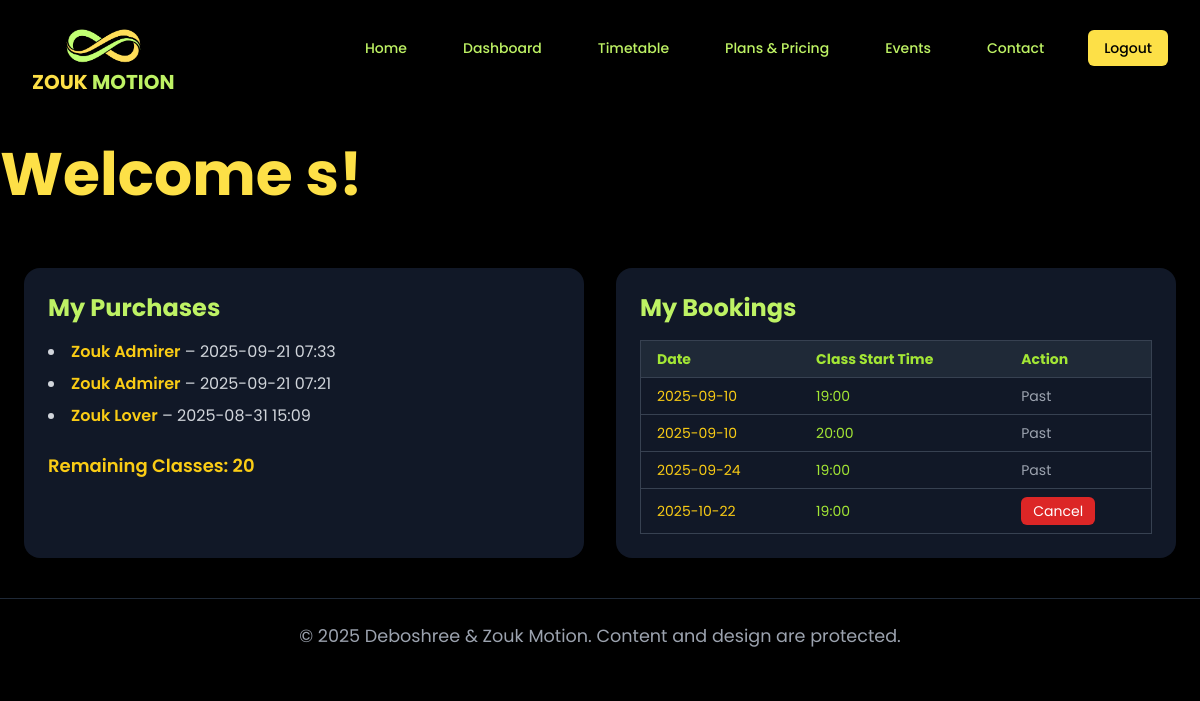
/dashboard (signed in), run on an earlier commit of the app's database.
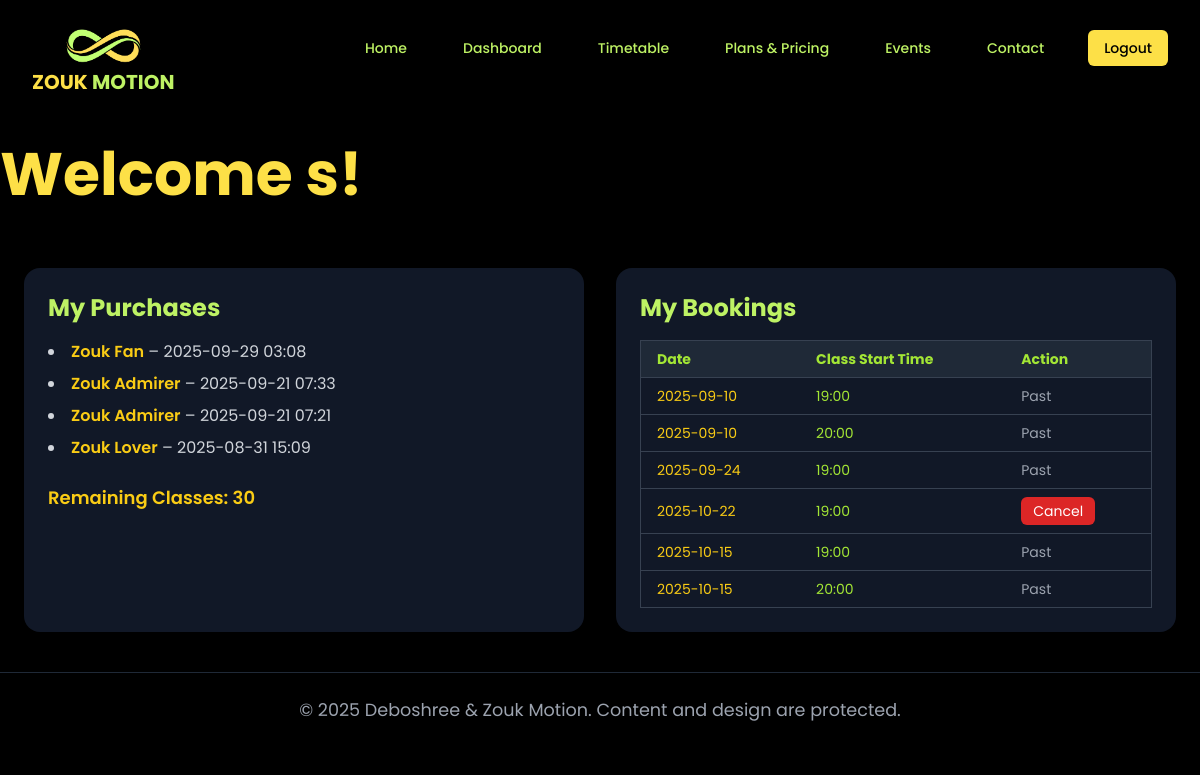
And on a later commit of the database.
### app.py (models this page shows)
class Purchase(db.Model):
    id = db.Column(db.Integer, primary_key=True)
    user_id = db.Column(db.Integer, db.ForeignKey('user.id'), nullable=False)
    plan_name = db.Column(db.String(100), nullable=False)
    timestamp = db.Column(db.DateTime, default=datetime.utcnow)
    user = db.relationship('User', backref=db.backref('purchases', lazy=True))

class User(db.Model):
    id = db.Column(db.Integer, primary_key=True)
    name = db.Column(db.String(150))
    email = db.Column(db.String(150), unique=True, nullable=False)
    password = db.Column(db.String(200), nullable=False)
    remaining_classes = db.Column(db.Integer, default=0)

class Booking(db.Model):
    id = db.Column(db.Integer, primary_key=True)
    user_id = db.Column(db.Integer, db.ForeignKey('user.id'), nullable=False)
    date = db.Column(db.String(20), nullable=False)
    time = db.Column(db.String(10), nullable=False)
    user = db.relationship('User', backref=db.backref('bookings', lazy=True))

### app.py (the view)
@app.route('/dashboard')
def dashboard():
    if 'username' not in session:
        flash('Please log in first.')
        return redirect(url_for('login'))
    admin_email = "debo_da_zouker"
    is_admin = (session.get('username') == admin_email)
    bookings = []
    user = User.query.get(session["user_id"])
    for b in user.bookings:
        class_datetime = datetime.strptime(f"{b.date} {b.time}", "%Y-%m-%d %H:%M")
        bookings.append({
            "date": b.date,
            "time": b.time,
            "class_datetime": class_datetime
        })
    now = datetime.now()
    if is_admin:
        users = User.query.order_by(User.id).all()
        return render_template('dashboard.html', username=session['username'], users=users, is_admin=True)
    else:
        user = User.query.get(session['user_id'])
        purchases = Purchase.query.filter_by(user_id=session['user_id']).order_by(Purchase.timestamp.desc()).all()
        return render_template('dashboard.html', username=session['username'], purchases=purchases, is_admin=False, user = user, bookings=bookings, now=now)

### templates/dashboard.html (shortened to what this page needs)
<!DOCTYPE html>
<html lang="en">
<head>
    <script src="https://cdn.tailwindcss.com"></script>
    <link href="https://unpkg.com/aos@2.3.1/dist/aos.css" rel="stylesheet">
</head>
<body class="text-gray-800">
    <nav class="bg-black shadow-lg sticky top-0 z-50">
        <div class="max-w-7xl mx-auto px-4 sm:px-6 lg:px-8">
            <div class="flex justify-between h-26">
                <div class="flex items-center">
                    <div class="flex flex-col items-center mt-6">
                        <img class="h-12 w-auto" src="{{ url_for('static', filename='logo.png') }}" alt="Zouk Motion Logo">
                        <span class="-mt-1 text-xl font-bold text-center">
                            <span class="text-yellow-300">ZOUK</span>
                            <span class="text-lime-300">MOTION</span>
                        </span>
                    </div>
                </div>
                <div class="hidden md:flex items-center space-x-8">
                    <a href="{{ url_for('home') }}" class="nav-link px-3 py-2 text-sm font-medium text-lime-300 hover:text-yellow-300">Home</a>
                    <a href="{{ url_for('dashboard') }}" class="nav-link px-3 py-2 text-sm font-medium text-lime-300 hover:text-yellow-300">Dashboard</a>
                    <a href="{{ url_for('timetable') }}" class="nav-link px-3 py-2 text-sm font-medium text-lime-300 hover:text-yellow-300">Timetable</a>
                    <a href="{{ url_for('pricing') }}" class="nav-link px-3 py-2 text-sm font-medium text-lime-300 hover:text-yellow-300">Plans & Pricing</a>
                    <a href="{{ url_for('home') }}#upcoming-events" class="nav-link px-3 py-2 text-sm font-medium text-lime-300 hover:text-yellow-300">Events</a>
                    <a href="{{ url_for('home') }}#footer" class="nav-link px-3 py-2 text-sm font-medium text-lime-300 hover:text-yellow-300">Contact</a>
                    <a href="{{ url_for('logout') }}" class="px-4 py-2 text-sm font-medium text-black bg-yellow-300 rounded-md hover:bg-lime-300 transition duration-300">Logout</a>
                </div>
            </div>
        </div>
    </nav>
    <br><br>
    <h1 class="text-yellow-300 md:text-6xl font-bold mb-6">Welcome {{ username }}!</h1>
    {% if is_admin %}
        <h2 class="text-2xl font-semibold mb-4">All Users and Their Purchases</h2>
        <table class="w-full border border-gray-700 text-sm text-left mb-10">
            <thead class="bg-gray-800 text-lime-400">
                <tr>
                    <th class="px-4 py-2">User</th>
                    <th class="px-4 py-2">Email</th>
                    <th class="px-4 py-2">Delete Current Package</th>
                    <th class="px-4 py-2">Class Credits</th>
                </tr>
            </thead>
            <tbody>
                {% for user in users %}
                <tr class="border-t border-gray-700">
                    <td class="px-4 py-2">
                        <form action="{{ url_for('delete_user', user_id=user.id) }}" method="POST" onsubmit="return confirm('Are you sure you want to delete this user and all their purchases?');">
                            <button type="submit" class="bg-red-600 hover:bg-red-700 text-white px-3 py-1 rounded-md">Delete {{ user.name }}</button>
                        </form>
                    </td>
                    <td class="px-4 py-2">{{ user.email }}</td>
                    <td class="px-4 py-2">
                        {% if user.purchases %}
                            <ul class="list-none">
                                {% for p in user.purchases %}
                                    <li class="mb-1">
                                        <form action="{{ url_for('delete_purchase', purchase_id=p.id) }}" method="POST" style="display:inline;" onsubmit="return confirm('Delete this purchase?');">
                                            <button type="submit" class="bg-red-500 hover:bg-red-600 text-white px-2 py-1 rounded-md">{{ p.plan_name }}</button>
                                        </form> - {{ p.timestamp.strftime('%Y-%m-%d') }}
                                    </li>
                                {% endfor %}
                            </ul>
                        {% else %}
                            No purchases
                        {% endif %}
                    </td>
                    <td class="px-4 py-2">
                        <span>{{ user.remaining_classes }}</span>
                        <form action="{{ url_for('add_class_credit', user_id=user.id) }}" method="POST" style="display:inline;" onsubmit="return confirm('Add one class credit to {{ user.name }}?');">
                            <button type="submit" class="bg-green-600 hover:bg-green-700 text-white px-2 py-1 rounded-md ml-2">+1</button>
                        </form>
                        <form action="{{ url_for('remove_class_credit', user_id=user.id) }}" method="POST" style="display:inline;" onsubmit="return confirm('Remove one class credit from {{ user.name }}?');">
                            <button type="submit" class="bg-red-600 hover:bg-red-700 text-white px-2 py-1 rounded-md ml-2">-1</button>
                        </form>
                    </td>
                </tr>
                {% endfor %}
            </tbody>
        </table>
    {% else %}
        <div class="grid grid-cols-1 md:grid-cols-2 gap-8 px-6 py-10">
            <div class="bg-gray-900 p-6 rounded-2xl shadow-lg">
                <h2 class="text-2xl font-bold text-lime-300 mb-4">My Purchases</h2>
                {% if purchases %}
                    <ul class="list-disc list-inside space-y-2 text-gray-300">
                        {% for purchase in purchases %}
                        <li>
                            <span class="font-semibold text-yellow-400">{{ purchase.plan_name }}</span> – {{ purchase.timestamp.strftime('%Y-%m-%d %H:%M') }}
                        </li>
                        {% endfor %}
                    </ul>
                {% else %}
                    <p class="text-yellow-400">You have no purchases yet.</p>
                {% endif %}
                <h3 class="mt-6 text-lg font-semibold text-yellow-400">Remaining Classes: {{ user.remaining_classes }}</h3>
            </div>
<div class="bg-gray-900 p-6 rounded-2xl shadow-lg">
    <h2 class="text-2xl font-bold text-lime-300 mb-4">My Bookings</h2>
    {% if bookings %}
    <div class="overflow-x-auto">
        <table class="w-full border border-gray-700 text-sm text-left">
            <thead class="bg-gray-800 text-lime-400">
                <tr>
                    <th class="px-4 py-2">Date</th>
                    <th class="px-4 py-2">Class Start Time</th>
                    <th class="px-4 py-2">Action</th>
                </tr>
            </thead>
            <tbody>
                {% for b in bookings %}
                <tr class="border-t border-gray-700">
                    <td class="px-4 py-2 text-yellow-400">{{ b.date }}</td>
                    <td class="px-4 py-2 text-lime-400">{{ b.time }}</td>
                    <td class="px-4 py-2">
                        {% if b.class_datetime > now %}
                        <form method="POST" action="{{ url_for('cancel_class') }}">
                            <button type="submit" class="bg-red-600 hover:bg-red-700 text-white px-3 py-1 rounded-md text-sm">Cancel</button>
                        </form>
                        {% else %}
                        <span class="text-gray-400">Past</span>
                        {% endif %}
                    </td>
                </tr>
                {% endfor %}
            </tbody>
        </table>
    </div>
    {% else %}
        <p class="text-gray-400">You have no bookings yet.</p>
    {% endif %}
</div>
        </div>
    {% endif %}
    <footer id="footer" class="bg-black text-center py-6 text-gray-400 border-t border-gray-800">
        <p>&copy; 2025 Deboshree & Zouk Motion. Content and design are protected.</p>
    </footer>
</body>
</html>

### templates/dashboard.html (style rules this page uses)
body { font-family: 'Poppins', sans-serif; background-color: #000; line-height: 1.6; color: #e2e8f0; }
h1, h2, h3, h4, h5, h6 { line-height: 1.3; margin-bottom: 1rem; }
p { margin-bottom: 1.5rem; font-size: 1.1rem; }
.text-lime-300 { color: #c1ff72; }

What changed in the data, as far as the page shows it:
added Purchase: plan_name "Zouk Fan", timestamp "2025-09-29 03:08"
changed User: remaining_classes "20" → "30"
added Booking: date "2025-10-15", time "19:00", shows "Past"
added Booking: date "2025-10-15", time "20:00", shows "Past"
